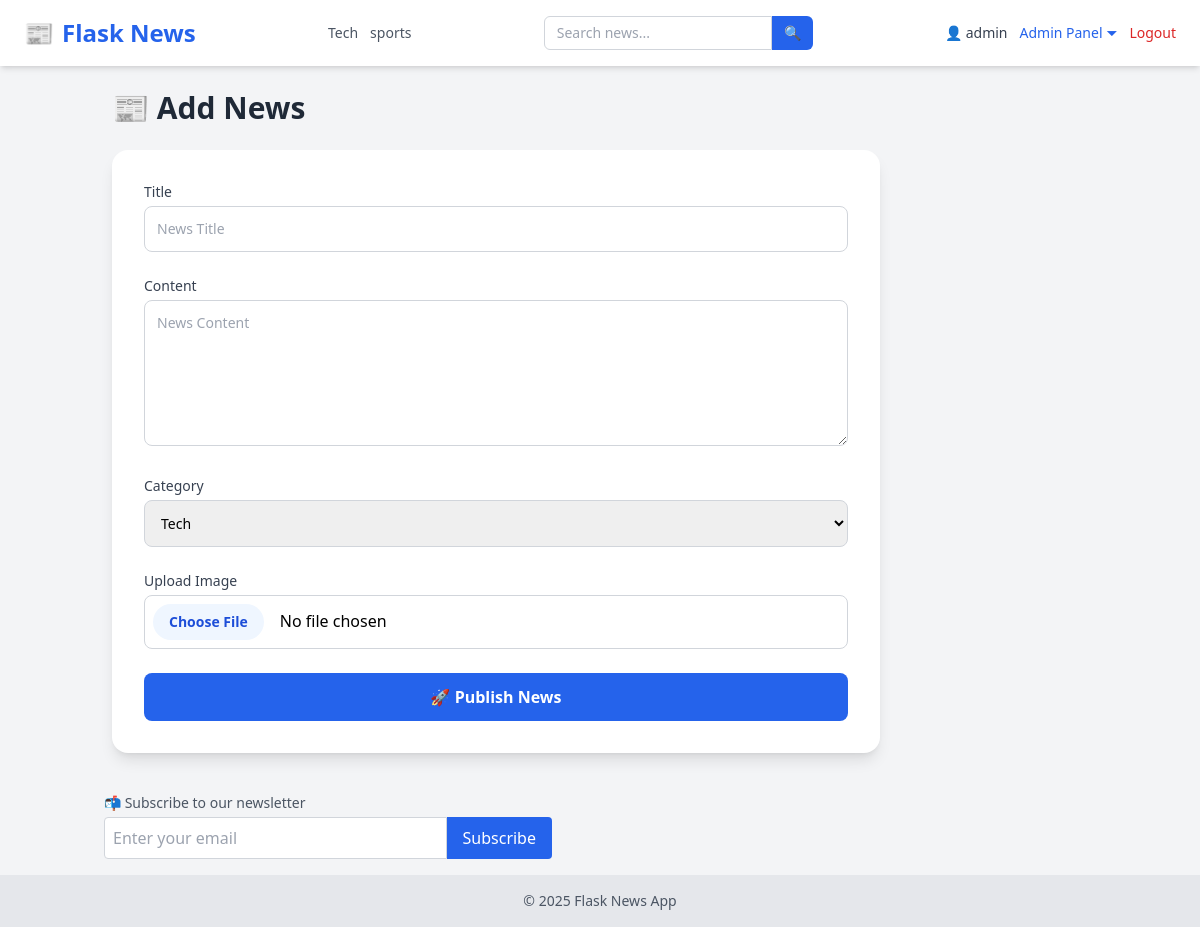
/add (signed in), run on the app's committed database.
### tables this page shows
CREATE TABLE categories (
            id INTEGER PRIMARY KEY AUTOINCREMENT,
            name TEXT UNIQUE NOT NULL
        );

CREATE TABLE users (
            id INTEGER PRIMARY KEY AUTOINCREMENT,
            username TEXT NOT NULL,
            email TEXT UNIQUE NOT NULL,
            password TEXT NOT NULL,
            role TEXT DEFAULT 'user'
        );

### app/admin_routes.py (the view, shortened to what this page needs)
@admin.route('/add', methods=['GET', 'POST'])
@login_required
@admin_only
def add_news():
    conn = sqlite3.connect(current_app.config['DATABASE'])
    c = conn.cursor()
    c.execute("SELECT id, name FROM categories")
    categories = c.fetchall()
    return render_template('add_news.html',categories=categories)

### app/__init__.py (called while the page is built)
def create_app():
    app = Flask(__name__, instance_relative_config=True)
    app.config.from_object('config.Config')
    from app.routes import main
    app.register_blueprint(main)
    from app.admin_routes import admin
    app.register_blueprint(admin)
    from app.user_routes import user
    app.register_blueprint(user)
    init_db(app)
    login_manager.init_app(app)
    @login_manager.user_loader
    def user_loader(user_id):
        return load_user(user_id)
    @app.context_processor
    def inject_now():
        return {'now': datetime.now}
    @app.context_processor
    def inject_categories():
        conn = sqlite3.connect(current_app.config['DATABASE'])
        c = conn.cursor()
        c.execute("SELECT id, name FROM categories ORDER BY name ASC")
        categories = c.fetchall()
        conn.close()
        return {'categories': categories}
    return app

### app/models.py (called while the page is built)
def load_user(user_id):
    conn = sqlite3.connect(current_app.config['DATABASE'])
    c = conn.cursor()
    c.execute("SELECT id, username,email, role FROM users WHERE id = ?", (user_id,))
    row = c.fetchone()
    conn.close()
    if row:
        return User(*row)
    return None

### app/utils.py (called while the page is built)
def admin_only(f):
    @wraps(f)
    def decorated(*args, **kwargs):
        if not current_user.is_authenticated or current_user.role != 'admin':
            abort(403)
        return f(*args, **kwargs)
    return decorated

### app/templates/add_news.html (shortened to what this page needs)
{% extends "layout.html" %}
{% block content %}
<h2 class="text-3xl font-extrabold text-gray-800 mb-6 flex items-center gap-2">
  📰 Add News
</h2>
<form
  method="POST"
  enctype="multipart/form-data"
  class="bg-white p-8 rounded-2xl shadow-lg max-w-3xl space-y-6"
>
  <div>
    <label for="title" class="block mb-1 text-sm font-medium text-gray-700">Title</label>
    <input
      name="title"
      id="title"
      type="text"
      placeholder="News Title"
      required
      class="w-full p-3 border border-gray-300 rounded-lg focus:outline-none focus:ring-2 focus:ring-blue-500 text-sm"
    />
  </div>
  <div>
    <label for="content" class="block mb-1 text-sm font-medium text-gray-700">Content</label>
    <textarea
      name="content"
      id="content"
      placeholder="News Content"
      required
      rows="6"
      class="w-full p-3 border border-gray-300 rounded-lg focus:outline-none focus:ring-2 focus:ring-blue-500 text-sm resize-y"
    ></textarea>
  </div>
  <div>
    <label for="category" class="block mb-1 text-sm font-medium text-gray-700">Category</label>
    <select
      name="category"
      id="category"
      required
      class="w-full p-3 border border-gray-300 rounded-lg focus:outline-none focus:ring-2 focus:ring-blue-500 text-sm"
    >
      {% for cat in categories %}
      <option value="{{ cat[0] }}" {% if news and news[3] == cat[0] %}selected{% endif %}>
        {{ cat[1] }}
      </option>
      {% endfor %}
    </select>
  </div>
  <div>
    <label for="image" class="block mb-1 text-sm font-medium text-gray-700">Upload Image</label>
    <input
      name="image"
      id="image"
      type="file"
      accept="image/*"
      class="w-full p-2 border border-gray-300 rounded-lg file:mr-4 file:py-2 file:px-4 file:rounded-full file:border-0 file:text-sm file:font-semibold file:bg-blue-50 file:text-blue-700 hover:file:bg-blue-100"
    />
  </div>
  <div>
    <button
      type="submit"
      class="w-full bg-blue-600 hover:bg-blue-700 text-white font-semibold py-3 px-6 rounded-lg transition duration-200"
    >
      🚀 Publish News
    </button>
  </div>
</form>
{% endblock %}

### app/templates/layout.html (shortened to what this page needs)
<!DOCTYPE html>
<html lang="en">
  <head>
    <script src="https://cdn.tailwindcss.com"></script>
    <link
      rel="stylesheet"
      href="https://cdnjs.cloudflare.com/ajax/libs/font-awesome/6.4.0/css/all.min.css"
    />
  </head>
  <body class="bg-gray-100 min-h-screen flex flex-col">
    <nav
      class="bg-white shadow-md px-6 py-4 flex flex-wrap md:flex-nowrap justify-between items-center"
    >
      <a
        href="/"
        class="text-2xl font-extrabold text-blue-600 flex items-center gap-2"
      >
        📰 <span>Flask News</span>
      </a>
      <div
        class="flex flex-wrap justify-center gap-3 mt-4 md:mt-0 md:ml-6 text-sm text-gray-600 font-medium"
      >
        {% for cat in categories %}
        <a
          href="{{ url_for('main.filter_by_category', name=cat[1]) }}"
          class="hover:text-blue-600 transition-colors"
        >
          {{ cat[1] }}
        </a>
        {% endfor %}
      </div>
      <form
        method="GET"
        action="{{ url_for('main.search') }}"
        class="flex mt-4 md:mt-0 md:ml-6"
      >
        <input
          type="text"
          name="q"
          placeholder="Search news..."
          required
          class="px-3 py-1.5 border rounded-l-md border-gray-300 focus:outline-none focus:ring focus:border-blue-500 text-sm"
        />
        <button
          type="submit"
          class="px-3 py-1.5 bg-blue-600 text-white rounded-r-md text-sm hover:bg-blue-700 transition-colors"
        >
          🔍
        </button>
      </form>
      <div
        class="flex items-center gap-3 mt-4 md:mt-0 md:ml-6 text-sm relative"
      >
        {% if current_user.is_authenticated %}
        <a href="{{ url_for('user.user_profile', email=current_user.email) }}"
          ><span class="text-gray-700">👤 {{ current_user.username }}</span></a
        >
        {% if current_user.role == 'admin' %}
        <div class="relative">
          <button
            id="adminDropdownToggle"
            class="text-blue-600 hover:underline focus:outline-none"
            onclick="toggleAdminDropdown()"
          >
            Admin Panel ⏷
          </button>
        </div>
        {% endif %}
        <a href="/logout" class="text-red-600 hover:underline">Logout</a>
        {% else %}
        <a href="/login" class="text-blue-600 hover:underline">Login</a>
        <a href="/register" class="text-blue-600 hover:underline">Register</a>
        {% endif %}
      </div>
    </nav>
    <main class="flex-grow container mx-auto p-6">
       {% block content %}{% endblock %}
    </main>
    <div class="container mx-auto mb-4 px-4">
      <form action="{{ url_for('user.subscribe') }}" method="POST" class="mt-4">
        <label class="block text-sm text-gray-600 mb-1"
          >📬 Subscribe to our newsletter</label
        >
        <div class="flex max-w-md">
          <input
            type="email"
            name="email"
            required
            placeholder="Enter your email"
            class="w-full p-2 rounded-l border border-gray-300"
          />
          <button type="submit" class="bg-blue-600 text-white px-4 rounded-r">
            Subscribe
          </button>
        </div>
      </form>
    </div>
    <footer class="bg-gray-200 text-center py-4 text-sm text-gray-600">
      &copy; {{ now().year }} Flask News App
    </footer>
  </body>
</html>

### data on the page
categories: name "Tech"
categories: name "sports"
users: username "admin"

### other printed values
form field category "Tech"
